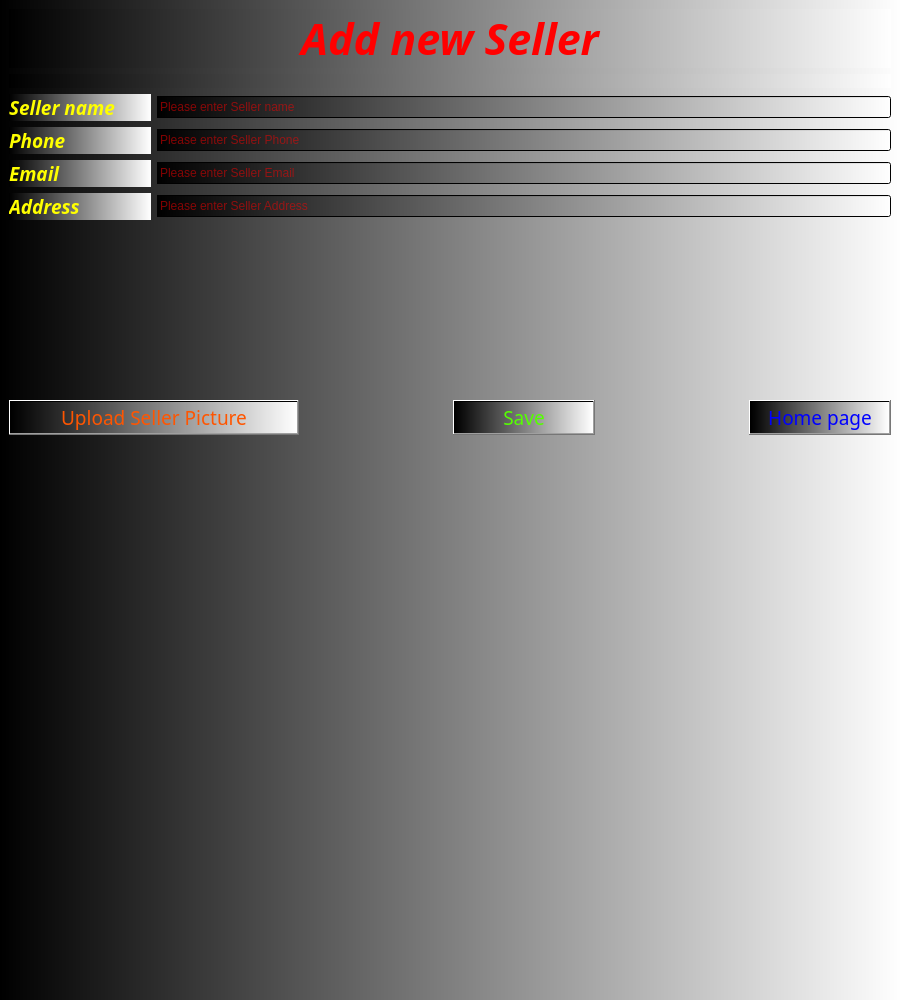
<?xml version="1.0" encoding="UTF-8"?>
<ui version="4.0">
 <class>AddNewSeller</class>
 <widget class="QMainWindow" name="AddNewSeller">
  <property name="geometry">
   <rect>
    <x>0</x>
    <y>0</y>
    <width>900</width>
    <height>1000</height>
   </rect>
  </property>
  <property name="font">
   <font>
    <family>Franklin Gothic Book</family>
    <pointsize>12</pointsize>
    <italic>true</italic>
    <bold>true</bold>
   </font>
  </property>
  <property name="windowTitle">
   <string>Add New Seller</string>
  </property>
  <property name="windowIcon">
   <iconset resource="Pictures.qrc">
    <normaloff>:/picture/images/new-arrival.png</normaloff>:/picture/images/new-arrival.png</iconset>
  </property>
  <property name="toolTip">
   <string>Add New Seller</string>
  </property>
  <property name="styleSheet">
   <string notr="true">color: rgb(255, 0, 0);
background-color: qlineargradient(spread:pad, x1:0, y1:0, x2:1, y2:0, stop:0 rgba(0, 0, 0, 255), stop:1 rgba(255, 255, 255, 255));</string>
  </property>
  <widget class="QWidget" name="centralwidget">
   <layout class="QGridLayout" name="gridLayout_2">
    <item row="0" column="0">
     <layout class="QGridLayout" name="gridLayout">
      <item row="7" column="3">
       <spacer name="verticalSpacer_2">
        <property name="orientation">
         <enum>Qt::Vertical</enum>
        </property>
        <property name="sizeHint" stdset="0">
         <size>
          <width>20</width>
          <height>40</height>
         </size>
        </property>
       </spacer>
      </item>
      <item row="6" column="5">
       <widget class="QPushButton" name="home_page">
        <property name="font">
         <font>
          <family>Franklin Gothic Book</family>
          <pointsize>14</pointsize>
         </font>
        </property>
        <property name="styleSheet">
         <string notr="true">color: rgb(0, 0, 255);</string>
        </property>
        <property name="text">
         <string>Home page</string>
        </property>
       </widget>
      </item>
      <item row="6" column="2">
       <spacer name="verticalSpacer_4">
        <property name="orientation">
         <enum>Qt::Vertical</enum>
        </property>
        <property name="sizeHint" stdset="0">
         <size>
          <width>20</width>
          <height>40</height>
         </size>
        </property>
       </spacer>
      </item>
      <item row="5" column="0">
       <widget class="QLabel" name="label_5">
        <property name="font">
         <font>
          <family>Franklin Gothic Book</family>
          <pointsize>14</pointsize>
          <italic>true</italic>
          <bold>true</bold>
         </font>
        </property>
        <property name="styleSheet">
         <string notr="true">color: rgb(255, 255, 0);</string>
        </property>
        <property name="text">
         <string>Address</string>
        </property>
        <property name="alignment">
         <set>Qt::AlignLeading|Qt::AlignLeft|Qt::AlignVCenter</set>
        </property>
       </widget>
      </item>
      <item row="6" column="0" colspan="2">
       <widget class="QPushButton" name="Upload_seller_pic">
        <property name="font">
         <font>
          <family>Franklin Gothic Book</family>
          <pointsize>14</pointsize>
         </font>
        </property>
        <property name="styleSheet">
         <string notr="true">color: rgb(255, 85, 0);</string>
        </property>
        <property name="text">
         <string>Upload Seller Picture</string>
        </property>
       </widget>
      </item>
      <item row="1" column="0" colspan="6">
       <widget class="QLabel" name="label_picture">
        <property name="text">
         <string/>
        </property>
        <property name="alignment">
         <set>Qt::AlignCenter</set>
        </property>
       </widget>
      </item>
      <item row="0" column="0" colspan="6">
       <widget class="QLabel" name="label">
        <property name="font">
         <font>
          <family>Franklin Gothic Book</family>
          <pointsize>32</pointsize>
          <italic>true</italic>
          <bold>true</bold>
         </font>
        </property>
        <property name="text">
         <string>Add new Seller</string>
        </property>
        <property name="alignment">
         <set>Qt::AlignCenter</set>
        </property>
       </widget>
      </item>
      <item row="4" column="1" colspan="5">
       <widget class="QLineEdit" name="lineEdit_email">
        <property name="placeholderText">
         <string>Please enter Seller Email</string>
        </property>
       </widget>
      </item>
      <item row="3" column="1" colspan="5">
       <widget class="QLineEdit" name="lineEdit_phone">
        <property name="placeholderText">
         <string>Please enter Seller Phone</string>
        </property>
       </widget>
      </item>
      <item row="6" column="4">
       <spacer name="verticalSpacer_5">
        <property name="orientation">
         <enum>Qt::Vertical</enum>
        </property>
        <property name="sizeHint" stdset="0">
         <size>
          <width>20</width>
          <height>40</height>
         </size>
        </property>
       </spacer>
      </item>
      <item row="2" column="1" colspan="5">
       <widget class="QLineEdit" name="lineEdit_name">
        <property name="placeholderText">
         <string>Please enter Seller name</string>
        </property>
       </widget>
      </item>
      <item row="7" column="0">
       <spacer name="verticalSpacer">
        <property name="orientation">
         <enum>Qt::Vertical</enum>
        </property>
        <property name="sizeHint" stdset="0">
         <size>
          <width>20</width>
          <height>40</height>
         </size>
        </property>
       </spacer>
      </item>
      <item row="3" column="0">
       <widget class="QLabel" name="label_3">
        <property name="font">
         <font>
          <family>Franklin Gothic Book</family>
          <pointsize>14</pointsize>
          <italic>true</italic>
          <bold>true</bold>
         </font>
        </property>
        <property name="styleSheet">
         <string notr="true">color: rgb(255, 255, 0);</string>
        </property>
        <property name="text">
         <string>Phone</string>
        </property>
        <property name="alignment">
         <set>Qt::AlignLeading|Qt::AlignLeft|Qt::AlignVCenter</set>
        </property>
       </widget>
      </item>
      <item row="5" column="1" colspan="5">
       <widget class="QLineEdit" name="lineEdit_address">
        <property name="placeholderText">
         <string>Please enter Seller Address</string>
        </property>
       </widget>
      </item>
      <item row="2" column="0">
       <widget class="QLabel" name="label_2">
        <property name="font">
         <font>
          <family>Franklin Gothic Book</family>
          <pointsize>14</pointsize>
          <italic>true</italic>
          <bold>true</bold>
         </font>
        </property>
        <property name="styleSheet">
         <string notr="true">color: rgb(255, 255, 0);</string>
        </property>
        <property name="text">
         <string>Seller name</string>
        </property>
        <property name="alignment">
         <set>Qt::AlignLeading|Qt::AlignLeft|Qt::AlignVCenter</set>
        </property>
       </widget>
      </item>
      <item row="7" column="5">
       <spacer name="verticalSpacer_3">
        <property name="orientation">
         <enum>Qt::Vertical</enum>
        </property>
        <property name="sizeHint" stdset="0">
         <size>
          <width>20</width>
          <height>40</height>
         </size>
        </property>
       </spacer>
      </item>
      <item row="6" column="3">
       <widget class="QPushButton" name="save">
        <property name="font">
         <font>
          <family>Franklin Gothic Book</family>
          <pointsize>14</pointsize>
         </font>
        </property>
        <property name="styleSheet">
         <string notr="true">color: rgb(85, 255, 0);</string>
        </property>
        <property name="text">
         <string>Save</string>
        </property>
       </widget>
      </item>
      <item row="4" column="0">
       <widget class="QLabel" name="label_4">
        <property name="font">
         <font>
          <family>Franklin Gothic Book</family>
          <pointsize>14</pointsize>
          <italic>true</italic>
          <bold>true</bold>
         </font>
        </property>
        <property name="styleSheet">
         <string notr="true">color: rgb(255, 255, 0);</string>
        </property>
        <property name="text">
         <string>Email</string>
        </property>
        <property name="alignment">
         <set>Qt::AlignLeading|Qt::AlignLeft|Qt::AlignVCenter</set>
        </property>
       </widget>
      </item>
     </layout>
    </item>
   </layout>
  </widget>
  <widget class="QMenuBar" name="menubar">
   <property name="geometry">
    <rect>
     <x>0</x>
     <y>0</y>
     <width>900</width>
     <height>23</height>
    </rect>
   </property>
  </widget>
 </widget>
 <resources>
  <include location="Pictures.qrc"/>
 </resources>
 <connections/>
</ui>
